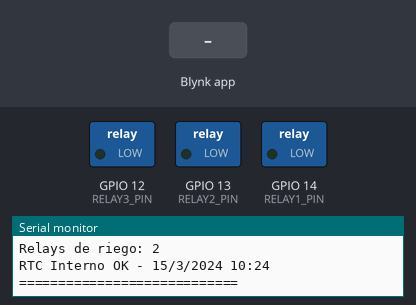
Bench run of a program on a simulated ESP32. Shown: switched loads named in the program (green lamp = pin HIGH), the last lines printed to the serial monitor. The inputs (shaded band) are chosen by the test bench. WiFi joins after 1.5 s; servers stay silent unless stated; the local clock reads 2024-03-15 10:24:30 at power-on unless the program sets it; EEPROM starts erased.

Above: at 6.1 s.
6.2 s: Blynk app writes 1 to V2
9.2 s: Blynk app writes 0 to V2
At 10.6 s:
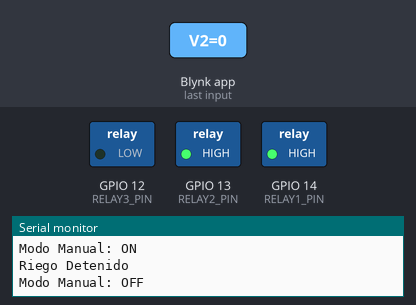
Timing chart, 0 to 12.2 s (numbered marks = the images above; inputs shaded):
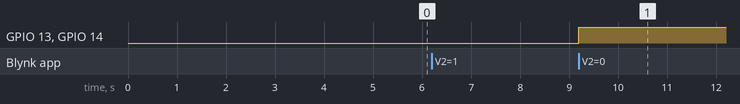

The program:

main.cpp
```cpp
#include "../include/Config.h"

#include <Arduino.h>
#include <Wire.h>
#include "BlynkEdgent.h"
#include <Communication.h>
#include <DHT.h>
#include <Relay.h>
#include <RTClib.h>
#include <IrrigationController.h>
#include <Preferences.h>

#define BLYNK_PRINT Serial

/*
    ========================================================
                2. Global Variables and Objects
    ========================================================
*/

uint8_t DHTPIN      = 5;
uint8_t RELAY1_PIN  = 14;
uint8_t RELAY2_PIN  = 13;
uint8_t RELAY3_PIN  = 12;
uint8_t RTC_SDA_PIN = 21;
uint8_t RTC_SCL_PIN = 22;
bool rtcPresent = false;
bool cloudStarted = false;

DHT dht(DHTPIN, DHT11);
RTC_DS3231 rtc;
BlynkTimer timer;
Preferences preferences;

// Irrigation relays
Relay electrovalvula_1(RELAY1_PIN, "Valvula Zona 1");
Relay electrovalvula_2(RELAY2_PIN, "Valvula Zona 2");

Relay ledSystemStatus(RELAY3_PIN,  "LED Estado Sistema");
WidgetTerminal terminal(V5);

IrrigationController riego;

void startCloudServices();
bool ntpSync();
void updateIrrigation();
void sendTempAndHum();
void syncSystemTimeFromRtc();
void dailyRtcSync();
void systemStatusLedControl();

/*
    ========================================================
                3. Setup and Loop
    ========================================================
*/

void setup(){
  Serial.begin(115200);
  delay(100);

  terminal.clear();
  terminal.println("Iniciando...");

  Communication::begin();
  dht.begin();

  preferences.begin("Irrigation", false);

  Wire.begin(RTC_SDA_PIN, RTC_SCL_PIN);
  rtcPresent = rtc.begin();

  if (!rtcPresent) {
      terminal.println("Error: RTC DS3231 no detectado");
  } else {
      if (rtc.lostPower()) {
          terminal.println("RTC sin hora válida. Se requiere sync NTP.");
      }
      syncSystemTimeFromRtc();
  }

  riego.addIrrigationRelay(&electrovalvula_1);
  riego.addIrrigationRelay(&electrovalvula_2);

  riego.begin();

  startCloudServices();

  timer.setInterval(30000L, sendTempAndHum);            // Send temperature and humidity every 30 seconds
  timer.setInterval(30000L, updateIrrigation);          // Update irrigation state every 30 seconds
  timer.setInterval(86400000L, dailyRtcSync);           // Every 24h, resync RTC <- NTP

}

void loop() {
  if (!cloudStarted) {
    startCloudServices();
  } else if (Communication::isWifiConnected()) {
    BlynkEdgent.run();
  }
  timer.run();
  systemStatusLedControl();
}

/*
    ========================================================
                3. Helper Functions
    ========================================================
*/

bool ntpSync(){

    configTime(gmtOffset_SEC, 0, ntpServer);
    delay(2000);

    struct tm timeInfo;
    uint8_t retries = 0;
    while(!getLocalTime(&timeInfo) && retries < 20) {
        terminal.println("Sincronizando NTP...");
        delay(1000);
        retries++;
    };

    if(retries >= 20) {
        terminal.println("Error: No se pudo sincronizar fecha y hora luego de varios intentos.");
        return false;
    }

    uint16_t ye = timeInfo.tm_year + 1900;
    uint8_t mo  = timeInfo.tm_mon + 1;
    uint8_t da  = timeInfo.tm_mday;
    uint8_t ho  = timeInfo.tm_hour;
    uint8_t mi  = timeInfo.tm_min;
    uint8_t se  = timeInfo.tm_sec;

    terminal.println("Fecha y hora obtenida de NTP:");
    terminal.print(da); terminal.print("/");
    terminal.print(mo); terminal.print("/"); terminal.print(ye); terminal.print(" ");
    terminal.print(ho); terminal.print(":"); terminal.print(mi); terminal.print(":"); terminal.print(se); terminal.println();

    preferences.putUInt("lastSync", mktime(&timeInfo));

    if (rtcPresent) {
        rtc.adjust(DateTime(ye, mo, da, ho, mi, se));
        terminal.println("RTC actualizado desde NTP");
    }

    return true;
}

void syncSystemTimeFromRtc() {
    if (!rtcPresent) return;

    DateTime now = rtc.now();

    struct tm timeInfo;
    timeInfo.tm_year = now.year()  - 1900;
    timeInfo.tm_mon  = now.month() - 1;
    timeInfo.tm_mday = now.day();
    timeInfo.tm_hour = now.hour();
    timeInfo.tm_min  = now.minute();
    timeInfo.tm_sec  = now.second();
    timeInfo.tm_isdst = -1;

    time_t t = mktime(&timeInfo);
    struct timeval tv = { .tv_sec = t, .tv_usec = 0 };
    settimeofday(&tv, nullptr);

    terminal.println("Hora del sistema tomada desde RTC:");
    terminal.print(now.day()); terminal.print("/");
    terminal.print(now.month()); terminal.print("/"); terminal.print(now.year());
    terminal.print(" "); terminal.print(now.hour()); terminal.print(":");
    terminal.print(now.minute()); terminal.print(":"); terminal.println(now.second());
}

void dailyRtcSync() {
    if (Communication::isWifiConnected()) {
        terminal.println("Verificación diaria: sincronizando RTC con NTP...");
        ntpSync();
    } else {
        terminal.println("Sin WiFi: no se pudo verificar hora con NTP hoy");
    }
}

void startCloudServices() {
    if (cloudStarted || !Communication::isWifiConnected()) return;
    BlynkEdgent.begin();
    delay(1000);
    ntpSync();
    cloudStarted = true;
}

/*
    ========================================================
                4. Blynk Functions
    ========================================================
*/

void publishWateringState() {
    Blynk.virtualWrite(V2, riego.getIsWatering() ? 1 : 0);
}

void updateIrrigation() {
    static bool lastState = false;
    riego.update();
    bool current = riego.getIsWatering();
    if (current != lastState) {
        publishWateringState();
        lastState = current;
    }
}

void sendTempAndHum(){
    float temp = dht.readTemperature();
    float hum = dht.readHumidity();

    if(isnan(temp) || isnan(hum)) {
        terminal.println("Error leyendo sensor DHT11");
        return;
    }


    /*
    terminal.print("Temp: "); terminal.print(temp);
    terminal.print(" Hum: "); terminal.println(hum);
    */

    Blynk.virtualWrite(V0, temp);
    Blynk.virtualWrite(V1, hum);
}

// Manual irrigation
BLYNK_WRITE(V2) {
    int manual = param.asInt();
    if(manual == 1) {
        riego.enableManualMode();
    } else {
        riego.disableManualMode();
    }
}


BLYNK_WRITE(V3) {
    TimeInputParam t(param);

    riego.clearSchedule();

    bool hasStart = t.hasStartTime() || t.isStartSunrise() || t.isStartSunset();
    bool hasStop  = t.hasStopTime()  || t.isStopSunrise()  || t.isStopSunset();

    if (hasStart && hasStop) {
        long startSecs = t.hasStartTime() ? t.getStartHour() * 3600L + t.getStartMinute() * 60L + t.getStartSecond() : -1;
        long stopSecs  = t.hasStopTime()  ? t.getStopHour()  * 3600L + t.getStopMinute()  * 60L + t.getStopSecond()  : -1;
        riego.setSchedule(startSecs, stopSecs);

        if (t.isStartSunrise())      riego.setStartAtSunrise(true);
        else if (t.isStartSunset())  riego.setStartAtSunset(true);
        if (t.isStopSunrise())       riego.setStopAtSunrise(true);
        else if (t.isStopSunset())   riego.setStopAtSunset(true);
    }

    if(t.isStopSunrise()) {
        riego.setStopAtSunrise(true);
    } else if(t.isStopSunset()) {
        riego.setStopAtSunset(true);
    }

    for(int i = 1; i <= 7; i++) {
        riego.setDayActive(i, t.isWeekdaySelected(i));
    }

    terminal.println("Nueva programación recibida");
}

void systemStatusLedControl() {
    if (!Communication::isWifiConnected()) {
        static unsigned long lastToggleTime = 0;
        if (millis() - lastToggleTime >= 5000) {
            ledSystemStatus.toggle();
            lastToggleTime = millis();
        }
    } else {
        ledSystemStatus.on();
    }
}

BLYNK_CONNECTED() {
    publishWateringState();
    Blynk.syncVirtual(V3);
    terminal.flush();
}

// TO-DO: Gate status
BLYNK_READ(V4) {
    Blynk.virtualWrite(V4, Communication::receivedChar);
}
```

Config.example.h
```cpp
#ifndef CONFIG_EXAMPLE_H
#define CONFIG_EXAMPLE_H

#include <stdint.h>

// Copy this file to `include/Config.h` and replace the sensitive values.
// Do not upload `include/Config.h` to public repositories.

// Blynk Configuration
#define BLYNK_TEMPLATE_ID "TMPL_xxx"
#define BLYNK_TEMPLATE_NAME "Smart Irrigation"


#define BLYNK_FIRMWARE_VERSION        "0.1.0"

// WiFi Credentials
#define WIFI_SSID "TU_SSID"
#define WIFI_PASSWORD "TU_PASSWORD"

// NTP Config
#define ntpServer "pool.ntp.org"
const long gmtOffset_SEC = 0; // Adjust according to your time zone

// ESPNOW Config (optional)
const uint8_t MAC_SENDER_1[] = { 0x00, 0x00, 0x00, 0x00, 0x00, 0x00 };

#endif // CONFIG_EXAMPLE_H
```

Measured:
- after the input at 9.2 s, GPIO 13 (RELAY2_PIN), GPIO 14 (RELAY1_PIN): LOW → HIGH at once
